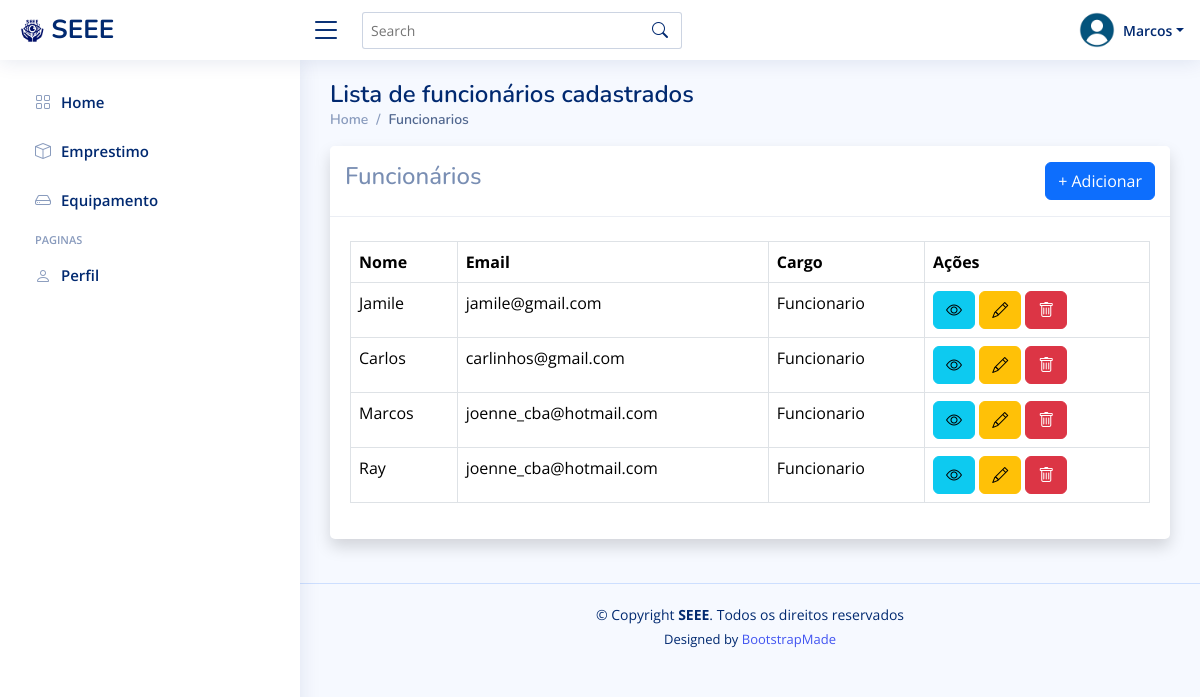
/funcionario/list/ (signed in), run on the app's committed database.
### funcionario/models.py (models this page shows)
class Funcionario(Usuario):
    class Cargo(models.IntegerChoices):
        FUNCIONARIO = 1, 'Funcionario'
        ESTAGIARIO = 2, 'Estagiario'
        OUTRO = 3, 'Outro'
    cargo = models.IntegerField(
        choices=Cargo.choices,
        default=Cargo.OUTRO,
    )

### funcionario/views.py (the view)
# urls.py: path('list/', views.list, name='emprestimoList')
@login_required
def list(request):
    funcionarios = Funcionario.objects.all()
    return render(request, 'funcionario/list.html', {'funcionarios':funcionarios})

### funcionario/contextProcess.py (called while the page is built)
def user_group_context(request):
    user = request.user
    isAdmin = user.groups.filter(name='Admin').exists()
    isFuncionario = user.groups.filter(name='Funcionarios').exists()
    return {
        'isAdmin': isAdmin,
        'isDuncionario': isFuncionario,
    }

### templates/funcionario/list.html (shortened to what this page needs)
{% extends 'funcionario/_base.html' %}
{% block content %}
<div class="pagetitle">
    <h1>Lista de funcionários cadastrados</h1>
    <nav>
      <ol class="breadcrumb">
        <li class="breadcrumb-item"><a href="/funcionario/">Home</a></li>
        <li class="breadcrumb-item active">Funcionarios</li>
      </ol>
    </nav>
  </div>
<div class="card shadow mb-4">
    <div class="card-header py-3 d-sm-flex align-items-center justify-content-between mb-4">
        <h4>Funcionários</h4>
        <a class="btn btn-primary" href="{% url 'funcionarioAdd' %}">+ Adicionar</a>
    </div>
    <div class="card-body">
        <div class="table-responsive">
            <table class="table table-bordered">
                <thead>
                    <tr>
                        <th>Nome</th>
                        <th>Email</th>
                        <th>Cargo</th>
                        <th>Ações</th>
                    </tr>
                </thead>
                <tbody>
                    {% for f in funcionarios %}
                        <tr>
                            <td>{{ f.username }}</td>
                            <td>{{ f.email }}</td>
                            <td>{{ f.get_cargo_display }}</td>
                            <td>
                                <a class="btn btn-info" href="{% url 'funcionarioDetail' f.id %}" data-bs-toggle="tooltip" data-bs-placement="top" title="Ver detalhes"><i class="bi bi-eye"></i></a>
                                <a class="btn btn-warning" href="{% url 'funcionarioEdit' f.id  %}" data-bs-toggle="tooltip" data-bs-placement="top" title="Editar"><i class="bi bi-pencil"></i></a>
                                <button type="button" class="btn btn-danger" data-bs-toggle="modal" data-bs-target="#basicModal-{{ f.id }}"><i class="bi bi-trash"></i></button>
                            </td>
                        </tr>
                    {% endfor %}
                </tbody>
            </table>
        </div>
    </div>
</div>
{% endblock %}

### templates/funcionario/_base.html (shortened to what this page needs)
{% load static %}
<!DOCTYPE html>
<html lang="en">
<head>
  <link href="{% static 'assets/vendor/bootstrap/css/bootstrap.min.css' %}" rel="stylesheet">
  <link href="{% static 'assets/vendor/bootstrap-icons/bootstrap-icons.css' %}" rel="stylesheet">
  <link href="{% static 'assets/vendor/boxicons/css/boxicons.min.css' %}" rel="stylesheet">
  <link href="{% static 'assets/vendor/quill/quill.snow.css' %}" rel="stylesheet">
  <link href="{% static 'assets/vendor/quill/quill.bubble.css' %}" rel="stylesheet">
  <link href="{% static 'assets/vendor/remixicon/remixicon.css' %}" rel="stylesheet">
  <link href="{% static 'assets/vendor/simple-datatables/style.css' %}" rel="stylesheet">
  <link href="{% static 'assets/css/style.css' %}" rel="stylesheet">
</head>
<body>
  <header id="header" class="header fixed-top d-flex align-items-center">
    <div class="d-flex align-items-center justify-content-between">
      <a href="/funcionario/" class="logo d-flex align-items-center">
        <img src="{% static 'assets/img/SEEE.png' %}" alt="">
        <span class="d-none d-lg-block">SEEE</span>
      </a>
      <i class="bi bi-list toggle-sidebar-btn"></i>
    </div>
    <div class="search-bar">
      <form class="search-form d-flex align-items-center" method="POST" action="#">
        <input type="text" name="query" placeholder="Search" title="Enter search keyword">
        <button type="submit" title="Search"><i class="bi bi-search"></i></button>
      </form>
    </div>
    <nav class="header-nav ms-auto">
      <ul class="d-flex align-items-center">
        <li class="nav-item dropdown pe-3">
          <a class="nav-link nav-profile d-flex align-items-center pe-0" href="#" data-bs-toggle="dropdown">
            <img src="{% static 'assets/img/profile.png' %}" alt="Profile" class="rounded-circle">
            <span class="d-none d-md-block dropdown-toggle ps-2">{{ user.username }}</span>
          </a>
        </li>
      </ul>
    </nav>
  </header>
  {% include 'funcionario/sidebar.html'%}
  <main id="main" class="main">
    {% block content %}
    {% endblock %}
  </main>
  <footer id="footer" class="footer">
    <div class="copyright">
      &copy; Copyright <strong><span>SEEE</span></strong>. Todos os direitos reservados
    </div>
    <div class="credits">
      Designed by <a href="https://bootstrapmade.com/">BootstrapMade</a>
    </div>
  </footer>
</body>
</html>

### static/assets/css/style.css (style rules this page uses)
:root { scroll-behavior: smooth; }
body { font-family: "Open Sans", sans-serif; background: #f6f9ff; color: #444444; }
a { color: #4154f1; text-decoration: none; }
h1, h2, h3, h4, h5, h6 { font-family: "Nunito", sans-serif; }
#main { margin-top: 60px; padding: 20px 30px; transition: all 0.3s; }
.pagetitle { margin-bottom: 10px; }
.pagetitle h1 { font-size: 24px; margin-bottom: 0; font-weight: 600; color: #012970; }
.card { margin-bottom: 30px; border: none; border-radius: 5px; box-shadow: 0px 0 30px rgba(1, 41, 112, 0.1); }
.card-header, .card-footer { border-color: #ebeef4; background-color: #fff; color: #798eb3; padding: 15px; }
.card-body { padding: 0 20px 20px 20px; }
.breadcrumb { font-size: 14px; font-family: "Nunito", sans-serif; color: #899bbd; font-weight: 600; }
.breadcrumb a { color: #899bbd; transition: 0.3s; }
.breadcrumb .breadcrumb-item::before { color: #899bbd; }
.breadcrumb .active { color: #51678f; font-weight: 600; }
.logo { line-height: 1; }
@media (min-width: 1200px) { .logo { width: 280px; } }
.logo img { max-height: 26px; margin-right: 6px; }
.logo span { font-size: 26px; font-weight: 700; color: #012970; font-family: "Nunito", sans-serif; }
.header { transition: all 0.5s; z-index: 997; height: 60px; box-shadow: 0px 2px 20px rgba(1, 41, 112, 0.1); background-color: #fff; padding-left: 20px; }
.header .toggle-sidebar-btn { font-size: 32px; padding-left: 10px; cursor: pointer; color: #012970; }
.header .search-bar { min-width: 360px; padding: 0 20px; }
.header .search-form { width: 100%; }
.header .search-form input { border: 0; font-size: 14px; color: #012970; border: 1px solid rgba(1, 41, 112, 0.2); padding: 7px 38px 7px 8px; border-radius: 3px; transition: 0.3s; width: 100%; }
.header .search-form button { border: 0; padding: 0; margin-left: -30px; background: none; }
.header .search-form button i { color: #012970; }
.header-nav ul { list-style: none; }
.header-nav>ul { margin: 0; padding: 0; }
.header-nav .nav-profile { color: #012970; }
.header-nav .nav-profile img { max-height: 36px; }
.header-nav .nav-profile span { font-size: 14px; font-weight: 600; }
@media (min-width: 1200px) { #main, #footer { margin-left: 300px; } }
.footer { padding: 20px 0; font-size: 14px; transition: all 0.3s; border-top: 1px solid #cddfff; }
.footer .copyright { text-align: center; color: #012970; }
.footer .credits { padding-top: 5px; text-align: center; font-size: 13px; color: #012970; }

### data on the page
Funcionario: username "Jamile", email "jamile@gmail.com", cargo "Funcionario"
Funcionario: username "Carlos", email "carlinhos@gmail.com", cargo "Funcionario"
Funcionario: username "Marcos", email "joenne_cba@hotmail.com", cargo "Funcionario"
Funcionario: username "Ray", email "joenne_cba@hotmail.com", cargo "Funcionario"

### other printed values
{{ user.username }} "Marcos"
